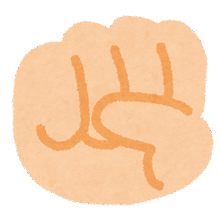
#> input picture janken/img/gu.png, 220 x 220 px
$ jupyter execute pillow_test.ipynb
#> lines starting #> are read from the running program, lines starting #| are printed output that depends on the picture; after the words box and inside, x2 and y2 are one past the last pixel; in counts of white or black regions, pixels touching at a corner belong together
[cell 1]
from PIL import Image, ImageDraw
import numpy as np
import matplotlib.pyplot as plt

img = Image.open('./janken/img/gu.png')
#> img is the input picture: PIL image 220x220 RGBA; mean R, G, B, A 162.9, 129.8, 99.1, 165.6
# save で拡張子変更して保存できる

[cell 2]
gu_array = np.array(img)
gu_array

[cell 3]
gu_array.shape
#> Out = (220, 220, 4)

[cell 4]
plt.imshow(img)

[cell 5]
green_gu = gu_array.copy()
green_gu[0:100,:,0] = 0 #赤を0
green_gu[0:100,:,2] = 0 #青を0
plt.imshow(green_gu)

[cell 6]
img2 = Image.fromarray(green_gu)
img2

[cell 7]
trimmed = green_gu[100:150, 100:150]#トリミング。 crop()　でも同じことができる
plt.imshow(trimmed)

[cell 8]
pa_img = Image.open('janken/img/pa.png')#トリミング
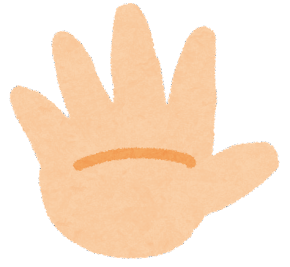
#> input picture janken/img/pa.png, 290 x 267 px
#> pa_img is the input picture: PIL image 290x267 RGBA; mean R, G, B, A 125.3, 101.7, 79.8, 126.3
iwidth, iheight = pa_img.size
#> iwidth = 290; iheight = 267
cwidth, cheight = 50, 75
pa_crop = pa_img.crop(((iwidth - cwidth)//2,
                     (iheight - cheight)//2,
                     (iwidth + cwidth)//2,
                     (iheight + cheight)//2))
plt.imshow(pa_crop)

[cell 9]
pa_g = pa_img.convert('L')
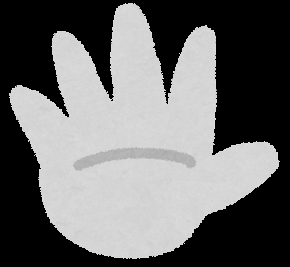
#> pa_g: PIL image 290x267 L; min 0, max 248, mean 106.3
pa_g.point(lambda x :0 if x < 128 else 255)
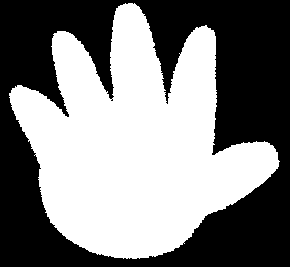
#> Out: PIL image 290x267 L; 50.3% white; 1 black region, box (x1, y1, x2, y2) and area: (0, 0, 290, 267) 38516

[cell 10]
pa_ = green_gu // 32 *32
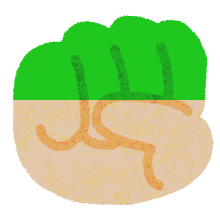
#> pa_: shape (220, 220, 4); mean R, G, B, A 84.2, 122.2, 51.8, 145.5; transparent parts drawn white
plt.imshow(pa_)

[cell 11]
green_q = pa_img.quantize(2)
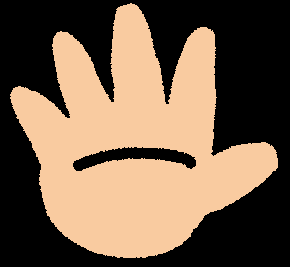
#> green_q: PIL image 290x267 P; mean R, G, B 117.6, 95.9, 75.6
plt.imshow(green_q)

[cell 12]
fall = Image.open('pil/large.jpg')
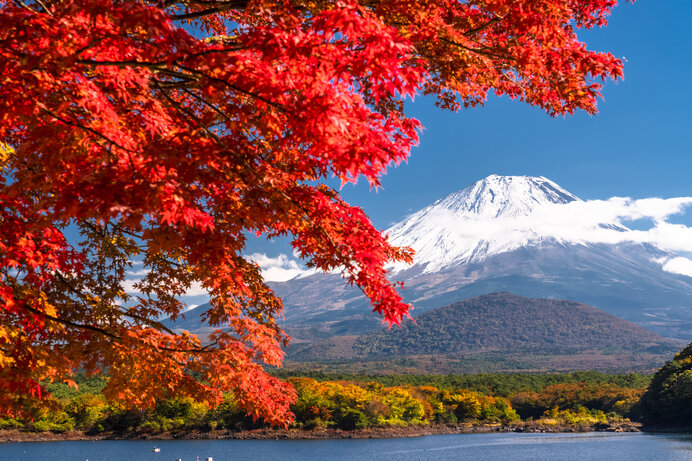
#> input picture pil/large.jpg, 692 x 461 px
#> fall is the input picture: PIL image 692x461 RGB; mean R, G, B 127.9, 84.5, 87.3
fall = fall.convert("RGB")
img = img.convert("RGB")
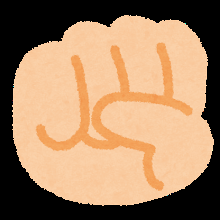
#> img: PIL image 220x220 RGB; mean R, G, B 162.9, 129.8, 99.1
result = Image.blend(img, fall.resize(img.size),alpha=0.7)
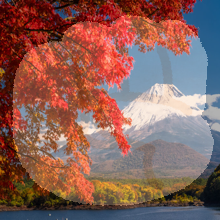
#> result: PIL image 220x220 RGB; mean R, G, B 137.9, 97.7, 90.4
plt.imshow(result)

#np arrayだとこう書ける
# blend = np.array(fall) * 0.5 + np.array(fall.resize(img.size)) * 0.5
# plt.imshow(np.uint8(blend))

[cell 13]
back = fall = Image.open('pil/large.jpg').resize(img.size)# くり抜きマスキング
mask = Image.new("L", img.size, 0)
#> mask: PIL image 220x220 L; every value is 0
draw = ImageDraw.Draw(mask)
draw.ellipse((100,100,150,150),fill=255)
result = Image.composite(img, back, mask)
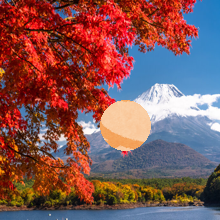
#> result: PIL image 220x220 RGB; mean R, G, B 130.6, 87.1, 87.4
plt.imshow(result)

[cell 14]
mask
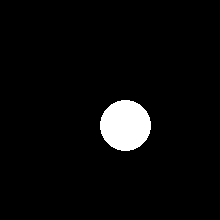
#> Out: PIL image 220x220 L; 4.2% white; 1 white region, box (x1, y1, x2, y2) and area: (100, 100, 151, 151) 2025
